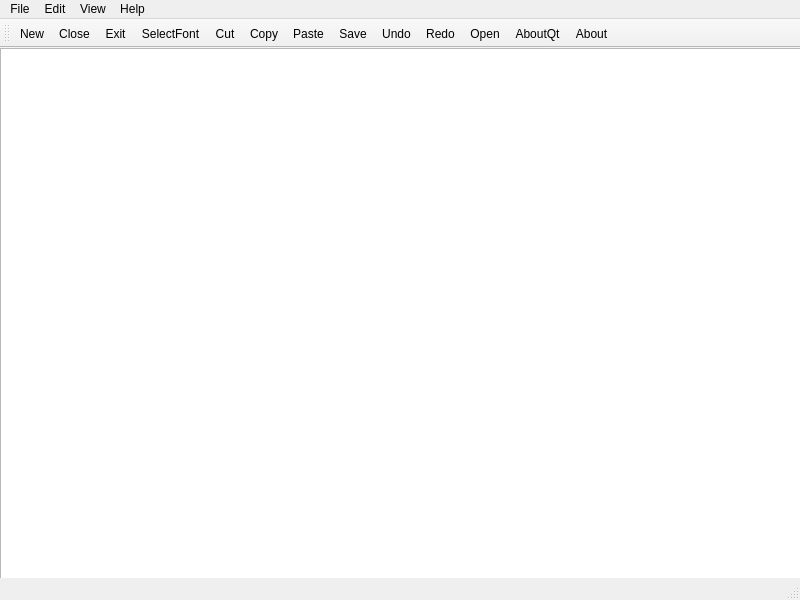
<?xml version="1.0" encoding="UTF-8"?>
<ui version="4.0">
 <class>MainWindow</class>
 <widget class="QMainWindow" name="MainWindow">
  <property name="geometry">
   <rect>
    <x>0</x>
    <y>0</y>
    <width>800</width>
    <height>600</height>
   </rect>
  </property>
  <property name="windowTitle">
   <string>MainWindow[*]</string>
  </property>
  <widget class="QWidget" name="centralwidget">
   <widget class="QTextEdit" name="textEdit">
    <property name="geometry">
     <rect>
      <x>0</x>
      <y>0</y>
      <width>801</width>
      <height>551</height>
     </rect>
    </property>
   </widget>
  </widget>
  <widget class="QMenuBar" name="menubar">
   <property name="geometry">
    <rect>
     <x>0</x>
     <y>0</y>
     <width>800</width>
     <height>21</height>
    </rect>
   </property>
   <widget class="QMenu" name="menuFile">
    <property name="title">
     <string>File</string>
    </property>
    <addaction name="actionNew"/>
    <addaction name="actionClose"/>
    <addaction name="actionExit"/>
    <addaction name="actionOpen"/>
    <addaction name="actionSave"/>
    <addaction name="actionSave_as"/>
   </widget>
   <widget class="QMenu" name="menuView">
    <property name="title">
     <string>View</string>
    </property>
    <addaction name="actionSelectFont"/>
   </widget>
   <widget class="QMenu" name="menuHelp">
    <property name="title">
     <string>Help</string>
    </property>
    <addaction name="actionAboutQt"/>
    <addaction name="actionAbout"/>
   </widget>
   <widget class="QMenu" name="menuEdit">
    <property name="title">
     <string>Edit</string>
    </property>
    <addaction name="actionCut"/>
    <addaction name="actionCopy"/>
    <addaction name="actionPaste"/>
    <addaction name="actionUndo"/>
    <addaction name="actionRedo"/>
   </widget>
   <addaction name="menuFile"/>
   <addaction name="menuEdit"/>
   <addaction name="menuView"/>
   <addaction name="menuHelp"/>
  </widget>
  <widget class="QStatusBar" name="statusbar"/>
  <widget class="QToolBar" name="toolBar">
   <property name="windowTitle">
    <string>toolBar</string>
   </property>
   <attribute name="toolBarArea">
    <enum>TopToolBarArea</enum>
   </attribute>
   <attribute name="toolBarBreak">
    <bool>false</bool>
   </attribute>
   <addaction name="actionNew"/>
   <addaction name="actionClose"/>
   <addaction name="actionExit"/>
   <addaction name="actionSelectFont"/>
   <addaction name="actionCut"/>
   <addaction name="actionCopy"/>
   <addaction name="actionPaste"/>
   <addaction name="actionSave"/>
   <addaction name="actionUndo"/>
   <addaction name="actionRedo"/>
   <addaction name="actionOpen"/>
   <addaction name="actionAboutQt"/>
   <addaction name="actionAbout"/>
  </widget>
  <action name="actionNew">
   <property name="icon">
    <iconset resource="icons.qrc">
     <normaloff>:/icons/img/создать.png</normaloff>:/icons/img/создать.png</iconset>
   </property>
   <property name="text">
    <string>New</string>
   </property>
   <property name="shortcut">
    <string>Ctrl+N</string>
   </property>
  </action>
  <action name="actionClose">
   <property name="icon">
    <iconset resource="icons.qrc">
     <normaloff>:/icons/img/закрыть.png</normaloff>:/icons/img/закрыть.png</iconset>
   </property>
   <property name="text">
    <string>Close</string>
   </property>
   <property name="shortcut">
    <string>Ctrl+W</string>
   </property>
  </action>
  <action name="actionExit">
   <property name="icon">
    <iconset resource="icons.qrc">
     <normaloff>:/icons/img/выйти.png</normaloff>:/icons/img/выйти.png</iconset>
   </property>
   <property name="text">
    <string>Exit</string>
   </property>
  </action>
  <action name="actionSelectFont">
   <property name="enabled">
    <bool>true</bool>
   </property>
   <property name="icon">
    <iconset resource="icons.qrc">
     <normaloff>:/icons/img/цвет.png</normaloff>:/icons/img/цвет.png</iconset>
   </property>
   <property name="text">
    <string>SelectFont
</string>
   </property>
   <property name="iconVisibleInMenu">
    <bool>true</bool>
   </property>
  </action>
  <action name="actionCut">
   <property name="icon">
    <iconset resource="icons.qrc">
     <normaloff>:/icons/img/вырезать.png</normaloff>:/icons/img/вырезать.png</iconset>
   </property>
   <property name="text">
    <string>Cut</string>
   </property>
   <property name="shortcut">
    <string>Ctrl+X</string>
   </property>
  </action>
  <action name="actionCopy">
   <property name="icon">
    <iconset resource="icons.qrc">
     <normaloff>:/icons/img/копировать.png</normaloff>:/icons/img/копировать.png</iconset>
   </property>
   <property name="text">
    <string>Copy</string>
   </property>
   <property name="shortcut">
    <string>Ctrl+C</string>
   </property>
  </action>
  <action name="actionPaste">
   <property name="icon">
    <iconset resource="icons.qrc">
     <normaloff>:/icons/img/вставить.png</normaloff>:/icons/img/вставить.png</iconset>
   </property>
   <property name="text">
    <string>Paste</string>
   </property>
   <property name="shortcut">
    <string>Ctrl+V</string>
   </property>
  </action>
  <action name="actionUndo">
   <property name="icon">
    <iconset resource="icons.qrc">
     <normaloff>:/icons/img/туда.png</normaloff>:/icons/img/туда.png</iconset>
   </property>
   <property name="text">
    <string>Undo</string>
   </property>
   <property name="toolTip">
    <string>Отмена последнего действия</string>
   </property>
   <property name="shortcut">
    <string>Ctrl+Z</string>
   </property>
  </action>
  <action name="actionRedo">
   <property name="icon">
    <iconset resource="icons.qrc">
     <normaloff>:/icons/img/сюда.png</normaloff>:/icons/img/сюда.png</iconset>
   </property>
   <property name="text">
    <string>Redo</string>
   </property>
   <property name="toolTip">
    <string>повтор последнего действия</string>
   </property>
   <property name="shortcut">
    <string>Ctrl+Y</string>
   </property>
  </action>
  <action name="actionAboutQt">
   <property name="icon">
    <iconset resource="icons.qrc">
     <normaloff>:/icons/img/about.png</normaloff>:/icons/img/about.png</iconset>
   </property>
   <property name="text">
    <string>AboutQt</string>
   </property>
  </action>
  <action name="actionAbout">
   <property name="icon">
    <iconset resource="icons.qrc">
     <normaloff>:/icons/img/qt.jpg</normaloff>:/icons/img/qt.jpg</iconset>
   </property>
   <property name="text">
    <string>About</string>
   </property>
  </action>
  <action name="actionOpen">
   <property name="icon">
    <iconset resource="icons.qrc">
     <normaloff>:/icons/img/Archive_Icon.png</normaloff>:/icons/img/Archive_Icon.png</iconset>
   </property>
   <property name="text">
    <string>Open</string>
   </property>
   <property name="shortcut">
    <string>Ctrl+O</string>
   </property>
  </action>
  <action name="actionSave">
   <property name="icon">
    <iconset resource="icons.qrc">
     <normaloff>:/icons/img/скачать.png</normaloff>:/icons/img/скачать.png</iconset>
   </property>
   <property name="text">
    <string>Save</string>
   </property>
   <property name="shortcut">
    <string>Ctrl+S</string>
   </property>
  </action>
  <action name="actionSave_as">
   <property name="icon">
    <iconset resource="icons.qrc">
     <normaloff>:/icons/img/как.jpg</normaloff>:/icons/img/как.jpg</iconset>
   </property>
   <property name="text">
    <string>Save as</string>
   </property>
   <property name="shortcut">
    <string>Ctrl+Shift+S</string>
   </property>
  </action>
 </widget>
 <resources>
  <include location="icons.qrc"/>
 </resources>
 <connections/>
</ui>
